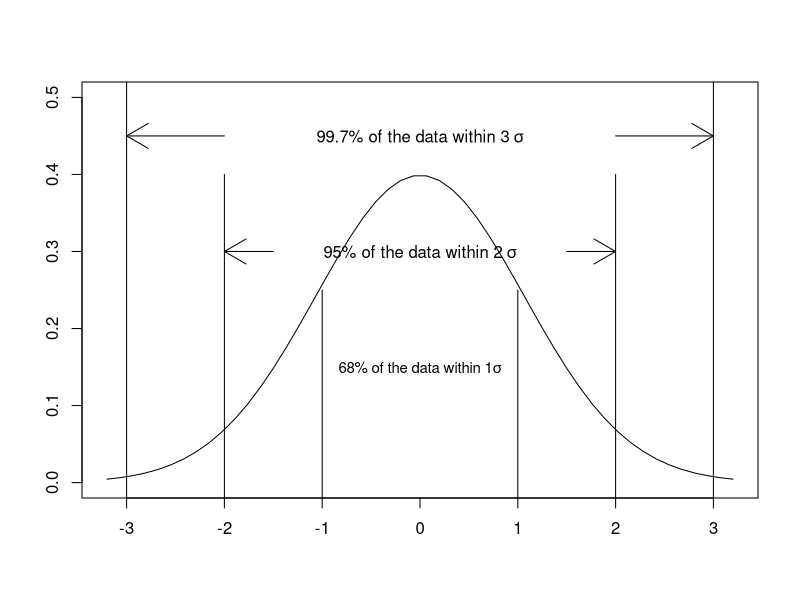
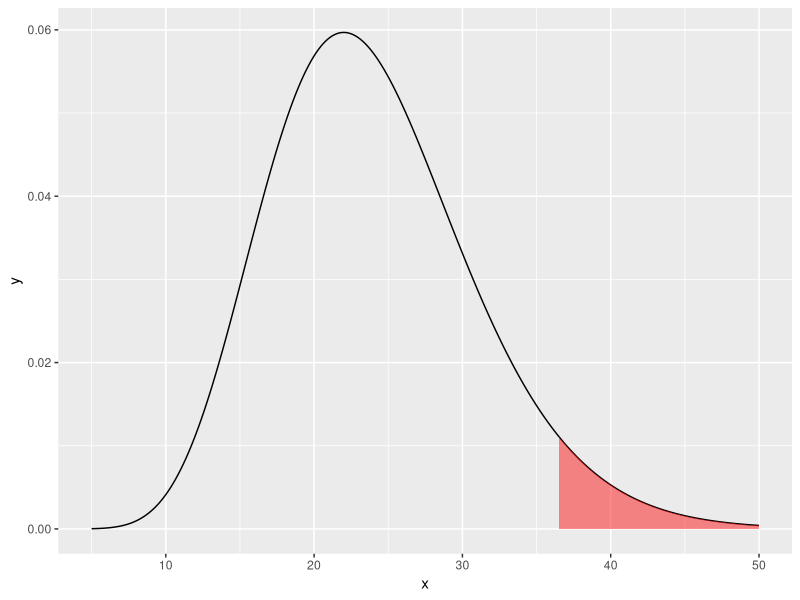

These figures' R source, in order:
#draw a normal distribution plot
plot(seq(-3.2,3.2,length=50),dnorm(seq(-3,3,length=50),0,1),type="l",xlab="",ylab="",ylim=c(0,0.5))
segments(x0 = c(-3,3),y0 = c(-1,-1),x1 = c(-3,3),y1=c(1,1))
text(x=0,y=0.45,labels = expression("99.7% of the data within 3" ~ sigma))
arrows(x0=c(-2,2),y0=c(0.45,0.45),x1=c(-3,3),y1=c(0.45,0.45))
segments(x0 = c(-2,2),y0 = c(-1,-1),x1 = c(-2,2),y1=c(0.4,0.4))
text(x=0,y=0.3,labels = expression("95% of the data within 2" ~ sigma))
arrows(x0=c(-1.5,1.5),y0=c(0.3,0.3),x1=c(-2,2),y1=c(0.3,0.3))
segments(x0 = c(-1,1),y0 = c(-1,-1),x1 = c(-1,1),y1=c(0.25,0.25))
text(x=0,y=0.15,labels = expression("68% of the data within 1" * sigma),cex=0.9)

##another example to draw a rejection area.
df   <- 24
p    <- 0.05
gg   <- data.frame(x=seq(5,50,0.1))
gg$y <- dchisq(gg$x,df)

library(ggplot2)
ggplot(gg) + 
  geom_path(aes(x,y)) +

geom_ribbon(data=gg[gg$x>qchisq(p,df,lower.tail=F),],
             aes(x, ymin=0, ymax=y),
             fill="red", alpha=0.45)
## Here below is another way to draw the rejection area(change the geom_ribbon() to geom_linerange()).
##  geom_linerange(data=gg[gg$x>qchisq(p,df,lower.tail=F),],
##aes(x, ymin=0, ymax=y),
##fill="red", alpha=0.1)
